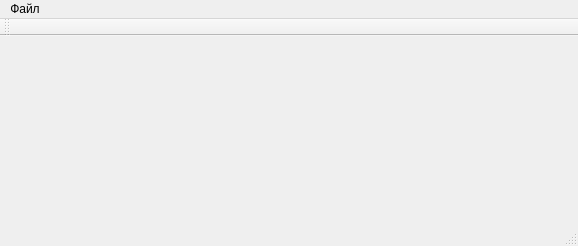
<?xml version="1.0" encoding="UTF-8"?>
<ui version="4.0">
 <class>MainWindow</class>
 <widget class="QMainWindow" name="MainWindow">
  <property name="geometry">
   <rect>
    <x>0</x>
    <y>0</y>
    <width>578</width>
    <height>246</height>
   </rect>
  </property>
  <property name="windowTitle">
   <string>Лаб. № 5. Глущенко С.Ю.</string>
  </property>
  <property name="windowIcon">
   <iconset resource="Icons.qrc">
    <normaloff>:/1/Pic1.ico</normaloff>:/1/Pic1.ico</iconset>
  </property>
  <widget class="QWidget" name="centralWidget">
   <layout class="QGridLayout" name="gridLayout"/>
  </widget>
  <widget class="QMenuBar" name="menuBar">
   <property name="geometry">
    <rect>
     <x>0</x>
     <y>0</y>
     <width>578</width>
     <height>26</height>
    </rect>
   </property>
   <widget class="QMenu" name="menu">
    <property name="title">
     <string>Файл</string>
    </property>
    <addaction name="action"/>
   </widget>
   <addaction name="menu"/>
  </widget>
  <widget class="QToolBar" name="mainToolBar">
   <property name="windowTitle">
    <string/>
   </property>
   <attribute name="toolBarArea">
    <enum>TopToolBarArea</enum>
   </attribute>
   <attribute name="toolBarBreak">
    <bool>false</bool>
   </attribute>
  </widget>
  <widget class="QStatusBar" name="statusBar"/>
  <action name="action">
   <property name="text">
    <string>Читать файл</string>
   </property>
  </action>
 </widget>
 <layoutdefault spacing="6" margin="11"/>
 <resources>
  <include location="Icons.qrc"/>
 </resources>
 <connections/>
</ui>
